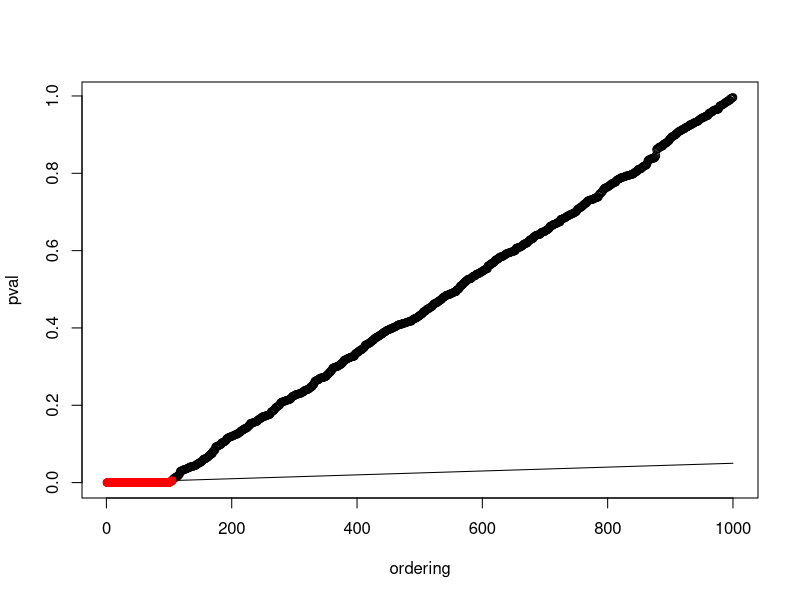

The R source for this figure:
v1=c(1e-5*runif(100),runif(900))
Q=0.05
o1<-order(v1)
pvec<-v1[o1]
m<-length(v1)
qline<-Q*c(1:m)/m
plot(c(c(1:m),c(1:m)),c(qline,pvec),type ="n",xlab ="ordering",ylab="pval")
lines(c(1:m),qline)
points(c(1:m),pvec)
dv<-pvec-qline
I1<-(dv<0)
pmax<-max(pvec[I1])
I2<-pvec<=pmax
points(c(1:m)[I2],pvec[I2],col="red")
o1[I2]